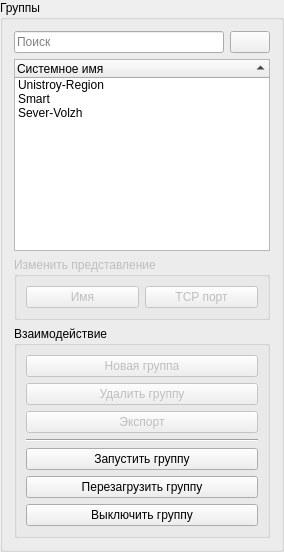
         <widget class="QGroupBox" name="groupBox_19">
          <property name="maximumSize">
           <size>
            <width>350</width>
            <height>16777215</height>
           </size>
          </property>
          <property name="title">
           <string>Группы</string>
          </property>
          <layout class="QVBoxLayout" name="verticalLayout_8">
           <item>
            <layout class="QHBoxLayout" name="horizontalLayout_17">
             <item>
              <widget class="QLineEdit" name="le_search_group">
               <property name="text">
                <string/>
               </property>
               <property name="placeholderText">
                <string>Поиск</string>
               </property>
               <property name="clearButtonEnabled">
                <bool>true</bool>
               </property>
              </widget>
             </item>
             <item>
              <widget class="QPushButton" name="btn_refresh_groups_tab">
               <property name="text">
                <string/>
               </property>
               <property name="icon">
                <iconset theme="QIcon::ThemeIcon::ViewRefresh"/>
               </property>
               <property name="flat">
                <bool>false</bool>
               </property>
              </widget>
             </item>
            </layout>
           </item>
           <item>
            <widget class="QTreeWidget" name="list_groups">
             <property name="tabletTracking">
              <bool>false</bool>
             </property>
             <property name="tabKeyNavigation">
              <bool>true</bool>
             </property>
             <property name="showDropIndicator" stdset="0">
              <bool>true</bool>
             </property>
             <property name="rootIsDecorated">
              <bool>false</bool>
             </property>
             <property name="sortingEnabled">
              <bool>true</bool>
             </property>
             <property name="animated">
              <bool>true</bool>
             </property>
             <attribute name="headerShowSortIndicator" stdset="0">
              <bool>true</bool>
             </attribute>
             <column>
              <property name="text">
               <string>Системное имя</string>
              </property>
             </column>
             <item>
              <property name="text">
               <string>Unistroy-Region</string>
              </property>
             </item>
             <item>
              <property name="text">
               <string>Smart</string>
              </property>
             </item>
             <item>
              <property name="text">
               <string>Sever-Volzh</string>
              </property>
             </item>
            </widget>
           </item>
           <item>
            <widget class="QGroupBox" name="groupBox_13">
             <property name="enabled">
              <bool>false</bool>
             </property>
             <property name="title">
              <string>Изменить представление</string>
             </property>
             <layout class="QHBoxLayout" name="horizontalLayout_15">
              <item>
               <widget class="QPushButton" name="pushButton_14">
                <property name="text">
                 <string>Имя</string>
                </property>
               </widget>
              </item>
              <item>
               <widget class="QPushButton" name="pushButton_18">
                <property name="text">
                 <string>TCP порт</string>
                </property>
               </widget>
              </item>
             </layout>
            </widget>
           </item>
           <item>
            <widget class="QGroupBox" name="groupBox_17">
             <property name="title">
              <string>Взаимодействие</string>
             </property>
             <layout class="QVBoxLayout" name="verticalLayout_6">
              <item>
               <widget class="QPushButton" name="btn_group_new">
                <property name="enabled">
                 <bool>false</bool>
                </property>
                <property name="text">
                 <string>Новая группа</string>
                </property>
                <property name="checkable">
                 <bool>false</bool>
                </property>
                <property name="checked">
                 <bool>false</bool>
                </property>
               </widget>
              </item>
              <item>
               <widget class="QPushButton" name="btn_group_delete">
                <property name="enabled">
                 <bool>false</bool>
                </property>
                <property name="text">
                 <string>Удалить группу</string>
                </property>
               </widget>
              </item>
              <item>
               <widget class="QPushButton" name="btn_group_export">
                <property name="enabled">
                 <bool>false</bool>
                </property>
                <property name="text">
                 <string>Экспорт</string>
                </property>
               </widget>
              </item>
              <item>
               <widget class="Line" name="line">
                <property name="orientation">
                 <enum>Qt::Orientation::Horizontal</enum>
                </property>
               </widget>
              </item>
              <item>
               <widget class="QPushButton" name="btn_group_start">
                <property name="text">
                 <string>Запустить группу</string>
                </property>
                <property name="checkable">
                 <bool>false</bool>
                </property>
                <property name="checked">
                 <bool>false</bool>
                </property>
               </widget>
              </item>
              <item>
               <widget class="QPushButton" name="btn_group_restart">
                <property name="text">
                 <string>Перезагрузить группу</string>
                </property>
                <property name="checkable">
                 <bool>false</bool>
                </property>
                <property name="checked">
                 <bool>false</bool>
                </property>
               </widget>
              </item>
              <item>
               <widget class="QPushButton" name="btn_group_stop">
                <property name="text">
                 <string>Выключить группу</string>
                </property>
                <property name="checkable">
                 <bool>false</bool>
                </property>
                <property name="checked">
                 <bool>false</bool>
                </property>
               </widget>
              </item>
             </layout>
            </widget>
           </item>
          </layout>
         </widget>
